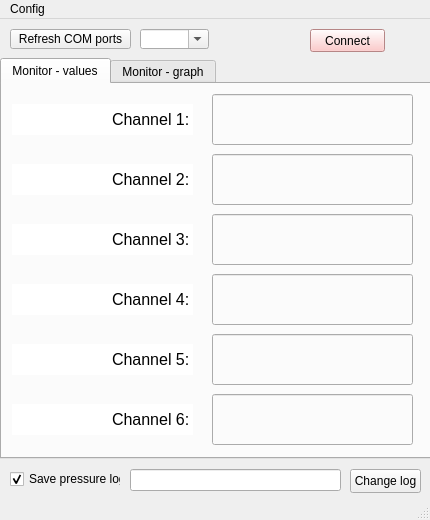
<?xml version="1.0" encoding="UTF-8"?>
<ui version="4.0">
 <class>MainWindow</class>
 <widget class="QMainWindow" name="MainWindow">
  <property name="enabled">
   <bool>true</bool>
  </property>
  <property name="geometry">
   <rect>
    <x>0</x>
    <y>0</y>
    <width>430</width>
    <height>520</height>
   </rect>
  </property>
  <property name="sizePolicy">
   <sizepolicy hsizetype="Preferred" vsizetype="Preferred">
    <horstretch>0</horstretch>
    <verstretch>0</verstretch>
   </sizepolicy>
  </property>
  <property name="font">
   <font>
    <pointsize>9</pointsize>
   </font>
  </property>
  <property name="windowTitle">
   <string>MaxiGauge Viewer</string>
  </property>
  <widget class="QWidget" name="centralwidget">
   <widget class="QTabWidget" name="tabWidget">
    <property name="enabled">
     <bool>true</bool>
    </property>
    <property name="geometry">
     <rect>
      <x>0</x>
      <y>39</y>
      <width>431</width>
      <height>401</height>
     </rect>
    </property>
    <property name="currentIndex">
     <number>0</number>
    </property>
    <property name="tabBarAutoHide">
     <bool>false</bool>
    </property>
    <widget class="QWidget" name="monitorValue">
     <attribute name="title">
      <string>Monitor - values</string>
     </attribute>
     <widget class="QLineEdit" name="pressureDisplayCh3">
      <property name="enabled">
       <bool>true</bool>
      </property>
      <property name="geometry">
       <rect>
        <x>210</x>
        <y>130</y>
        <width>201</width>
        <height>51</height>
       </rect>
      </property>
      <property name="palette">
       <palette>
        <active>
         <colorrole role="Base">
          <brush brushstyle="SolidPattern">
           <color alpha="0">
            <red>255</red>
            <green>255</green>
            <blue>255</blue>
           </color>
          </brush>
         </colorrole>
        </active>
        <inactive>
         <colorrole role="Base">
          <brush brushstyle="SolidPattern">
           <color alpha="0">
            <red>255</red>
            <green>255</green>
            <blue>255</blue>
           </color>
          </brush>
         </colorrole>
        </inactive>
        <disabled>
         <colorrole role="Base">
          <brush brushstyle="SolidPattern">
           <color alpha="255">
            <red>240</red>
            <green>240</green>
            <blue>240</blue>
           </color>
          </brush>
         </colorrole>
        </disabled>
       </palette>
      </property>
      <property name="font">
       <font>
        <pointsize>20</pointsize>
       </font>
      </property>
      <property name="autoFillBackground">
       <bool>false</bool>
      </property>
      <property name="inputMask">
       <string/>
      </property>
      <property name="text">
       <string/>
      </property>
      <property name="alignment">
       <set>Qt::AlignCenter</set>
      </property>
      <property name="readOnly">
       <bool>true</bool>
      </property>
     </widget>
     <widget class="QLineEdit" name="pressureDisplayCh4">
      <property name="enabled">
       <bool>true</bool>
      </property>
      <property name="geometry">
       <rect>
        <x>210</x>
        <y>190</y>
        <width>201</width>
        <height>51</height>
       </rect>
      </property>
      <property name="palette">
       <palette>
        <active>
         <colorrole role="Base">
          <brush brushstyle="SolidPattern">
           <color alpha="0">
            <red>255</red>
            <green>255</green>
            <blue>255</blue>
           </color>
          </brush>
         </colorrole>
        </active>
        <inactive>
         <colorrole role="Base">
          <brush brushstyle="SolidPattern">
           <color alpha="0">
            <red>255</red>
            <green>255</green>
            <blue>255</blue>
           </color>
          </brush>
         </colorrole>
        </inactive>
        <disabled>
         <colorrole role="Base">
          <brush brushstyle="SolidPattern">
           <color alpha="255">
            <red>240</red>
            <green>240</green>
            <blue>240</blue>
           </color>
          </brush>
         </colorrole>
        </disabled>
       </palette>
      </property>
      <property name="font">
       <font>
        <pointsize>20</pointsize>
       </font>
      </property>
      <property name="autoFillBackground">
       <bool>false</bool>
      </property>
      <property name="inputMask">
       <string/>
      </property>
      <property name="text">
       <string/>
      </property>
      <property name="alignment">
       <set>Qt::AlignCenter</set>
      </property>
      <property name="readOnly">
       <bool>true</bool>
      </property>
     </widget>
     <widget class="QLineEdit" name="pressureDisplayCh5">
      <property name="enabled">
       <bool>true</bool>
      </property>
      <property name="geometry">
       <rect>
        <x>210</x>
        <y>250</y>
        <width>201</width>
        <height>51</height>
       </rect>
      </property>
      <property name="palette">
       <palette>
        <active>
         <colorrole role="Base">
          <brush brushstyle="SolidPattern">
           <color alpha="0">
            <red>255</red>
            <green>255</green>
            <blue>255</blue>
           </color>
          </brush>
         </colorrole>
        </active>
        <inactive>
         <colorrole role="Base">
          <brush brushstyle="SolidPattern">
           <color alpha="0">
            <red>255</red>
            <green>255</green>
            <blue>255</blue>
           </color>
          </brush>
         </colorrole>
        </inactive>
        <disabled>
         <colorrole role="Base">
          <brush brushstyle="SolidPattern">
           <color alpha="255">
            <red>240</red>
            <green>240</green>
            <blue>240</blue>
           </color>
          </brush>
         </colorrole>
        </disabled>
       </palette>
      </property>
      <property name="font">
       <font>
        <pointsize>20</pointsize>
       </font>
      </property>
      <property name="autoFillBackground">
       <bool>false</bool>
      </property>
      <property name="inputMask">
       <string/>
      </property>
      <property name="text">
       <string/>
      </property>
      <property name="alignment">
       <set>Qt::AlignCenter</set>
      </property>
      <property name="readOnly">
       <bool>true</bool>
      </property>
     </widget>
     <widget class="QLineEdit" name="pressureDisplayCh6">
      <property name="enabled">
       <bool>true</bool>
      </property>
      <property name="geometry">
       <rect>
        <x>210</x>
        <y>310</y>
        <width>201</width>
        <height>51</height>
       </rect>
      </property>
      <property name="palette">
       <palette>
        <active>
         <colorrole role="Base">
          <brush brushstyle="SolidPattern">
           <color alpha="0">
            <red>255</red>
            <green>255</green>
            <blue>255</blue>
           </color>
          </brush>
         </colorrole>
        </active>
        <inactive>
         <colorrole role="Base">
          <brush brushstyle="SolidPattern">
           <color alpha="0">
            <red>255</red>
            <green>255</green>
            <blue>255</blue>
           </color>
          </brush>
         </colorrole>
        </inactive>
        <disabled>
         <colorrole role="Base">
          <brush brushstyle="SolidPattern">
           <color alpha="255">
            <red>240</red>
            <green>240</green>
            <blue>240</blue>
           </color>
          </brush>
         </colorrole>
        </disabled>
       </palette>
      </property>
      <property name="font">
       <font>
        <pointsize>20</pointsize>
       </font>
      </property>
      <property name="autoFillBackground">
       <bool>false</bool>
      </property>
      <property name="inputMask">
       <string/>
      </property>
      <property name="text">
       <string/>
      </property>
      <property name="alignment">
       <set>Qt::AlignCenter</set>
      </property>
      <property name="readOnly">
       <bool>true</bool>
      </property>
     </widget>
     <widget class="QLineEdit" name="pressureDisplayCh2">
      <property name="enabled">
       <bool>true</bool>
      </property>
      <property name="geometry">
       <rect>
        <x>210</x>
        <y>70</y>
        <width>201</width>
        <height>51</height>
       </rect>
      </property>
      <property name="palette">
       <palette>
        <active>
         <colorrole role="Base">
          <brush brushstyle="SolidPattern">
           <color alpha="0">
            <red>255</red>
            <green>255</green>
            <blue>255</blue>
           </color>
          </brush>
         </colorrole>
        </active>
        <inactive>
         <colorrole role="Base">
          <brush brushstyle="SolidPattern">
           <color alpha="0">
            <red>255</red>
            <green>255</green>
            <blue>255</blue>
           </color>
          </brush>
         </colorrole>
        </inactive>
        <disabled>
         <colorrole role="Base">
          <brush brushstyle="SolidPattern">
           <color alpha="255">
            <red>240</red>
            <green>240</green>
            <blue>240</blue>
           </color>
          </brush>
         </colorrole>
        </disabled>
       </palette>
      </property>
      <property name="font">
       <font>
        <pointsize>20</pointsize>
       </font>
      </property>
      <property name="autoFillBackground">
       <bool>false</bool>
      </property>
      <property name="inputMask">
       <string/>
      </property>
      <property name="text">
       <string/>
      </property>
      <property name="alignment">
       <set>Qt::AlignCenter</set>
      </property>
      <property name="readOnly">
       <bool>true</bool>
      </property>
     </widget>
     <widget class="QLineEdit" name="pressureDisplayCh1">
      <property name="enabled">
       <bool>true</bool>
      </property>
      <property name="geometry">
       <rect>
        <x>210</x>
        <y>10</y>
        <width>201</width>
        <height>51</height>
       </rect>
      </property>
      <property name="palette">
       <palette>
        <active>
         <colorrole role="Base">
          <brush brushstyle="SolidPattern">
           <color alpha="0">
            <red>255</red>
            <green>255</green>
            <blue>255</blue>
           </color>
          </brush>
         </colorrole>
        </active>
        <inactive>
         <colorrole role="Base">
          <brush brushstyle="SolidPattern">
           <color alpha="0">
            <red>255</red>
            <green>255</green>
            <blue>255</blue>
           </color>
          </brush>
         </colorrole>
        </inactive>
        <disabled>
         <colorrole role="Base">
          <brush brushstyle="SolidPattern">
           <color alpha="255">
            <red>240</red>
            <green>240</green>
            <blue>240</blue>
           </color>
          </brush>
         </colorrole>
        </disabled>
       </palette>
      </property>
      <property name="font">
       <font>
        <pointsize>20</pointsize>
       </font>
      </property>
      <property name="autoFillBackground">
       <bool>false</bool>
      </property>
      <property name="inputMask">
       <string/>
      </property>
      <property name="text">
       <string/>
      </property>
      <property name="alignment">
       <set>Qt::AlignCenter</set>
      </property>
      <property name="readOnly">
       <bool>true</bool>
      </property>
     </widget>
     <widget class="QLineEdit" name="pLabelCh1">
      <property name="geometry">
       <rect>
        <x>10</x>
        <y>20</y>
        <width>181</width>
        <height>31</height>
       </rect>
      </property>
      <property name="font">
       <font>
        <pointsize>12</pointsize>
        <underline>false</underline>
       </font>
      </property>
      <property name="autoFillBackground">
       <bool>false</bool>
      </property>
      <property name="text">
       <string>Channel 1:</string>
      </property>
      <property name="maxLength">
       <number>50</number>
      </property>
      <property name="frame">
       <bool>false</bool>
      </property>
      <property name="alignment">
       <set>Qt::AlignRight|Qt::AlignTrailing|Qt::AlignVCenter</set>
      </property>
     </widget>
     <widget class="QLineEdit" name="pLabelCh2">
      <property name="geometry">
       <rect>
        <x>10</x>
        <y>80</y>
        <width>181</width>
        <height>31</height>
       </rect>
      </property>
      <property name="font">
       <font>
        <pointsize>12</pointsize>
       </font>
      </property>
      <property name="text">
       <string>Channel 2:</string>
      </property>
      <property name="maxLength">
       <number>50</number>
      </property>
      <property name="frame">
       <bool>false</bool>
      </property>
      <property name="alignment">
       <set>Qt::AlignRight|Qt::AlignTrailing|Qt::AlignVCenter</set>
      </property>
     </widget>
     <widget class="QLineEdit" name="pLabelCh3">
      <property name="geometry">
       <rect>
        <x>10</x>
        <y>140</y>
        <width>181</width>
        <height>31</height>
       </rect>
      </property>
      <property name="font">
       <font>
        <pointsize>12</pointsize>
       </font>
      </property>
      <property name="text">
       <string>Channel 3:</string>
      </property>
      <property name="maxLength">
       <number>50</number>
      </property>
      <property name="frame">
       <bool>false</bool>
      </property>
      <property name="alignment">
       <set>Qt::AlignRight|Qt::AlignTrailing|Qt::AlignVCenter</set>
      </property>
     </widget>
     <widget class="QLineEdit" name="pLabelCh4">
      <property name="geometry">
       <rect>
        <x>10</x>
        <y>200</y>
        <width>181</width>
        <height>31</height>
       </rect>
      </property>
      <property name="font">
       <font>
        <pointsize>12</pointsize>
       </font>
      </property>
      <property name="text">
       <string>Channel 4:</string>
      </property>
      <property name="maxLength">
       <number>50</number>
      </property>
      <property name="frame">
       <bool>false</bool>
      </property>
      <property name="alignment">
       <set>Qt::AlignRight|Qt::AlignTrailing|Qt::AlignVCenter</set>
      </property>
     </widget>
     <widget class="QLineEdit" name="pLabelCh5">
      <property name="geometry">
       <rect>
        <x>10</x>
        <y>260</y>
        <width>181</width>
        <height>31</height>
       </rect>
      </property>
      <property name="font">
       <font>
        <pointsize>12</pointsize>
       </font>
      </property>
      <property name="text">
       <string>Channel 5:</string>
      </property>
      <property name="maxLength">
       <number>50</number>
      </property>
      <property name="frame">
       <bool>false</bool>
      </property>
      <property name="alignment">
       <set>Qt::AlignRight|Qt::AlignTrailing|Qt::AlignVCenter</set>
      </property>
     </widget>
     <widget class="QLineEdit" name="pLabelCh6">
      <property name="geometry">
       <rect>
        <x>10</x>
        <y>320</y>
        <width>181</width>
        <height>31</height>
       </rect>
      </property>
      <property name="font">
       <font>
        <pointsize>12</pointsize>
       </font>
      </property>
      <property name="text">
       <string>Channel 6:</string>
      </property>
      <property name="maxLength">
       <number>50</number>
      </property>
      <property name="frame">
       <bool>false</bool>
      </property>
      <property name="alignment">
       <set>Qt::AlignRight|Qt::AlignTrailing|Qt::AlignVCenter</set>
      </property>
     </widget>
    </widget>
    <widget class="QWidget" name="monitorGraph">
     <attribute name="title">
      <string>Monitor - graph</string>
     </attribute>
     <widget class="PlotWidget" name="pressureGraphWidget" native="true">
      <property name="geometry">
       <rect>
        <x>0</x>
        <y>0</y>
        <width>421</width>
        <height>331</height>
       </rect>
      </property>
     </widget>
     <widget class="QCheckBox" name="logScaleCheck">
      <property name="geometry">
       <rect>
        <x>10</x>
        <y>340</y>
        <width>75</width>
        <height>21</height>
       </rect>
      </property>
      <property name="text">
       <string>Log scale</string>
      </property>
      <property name="checked">
       <bool>true</bool>
      </property>
     </widget>
     <widget class="QWidget" name="">
      <property name="geometry">
       <rect>
        <x>110</x>
        <y>340</y>
        <width>121</width>
        <height>24</height>
       </rect>
      </property>
      <layout class="QHBoxLayout" name="horizontalLayout">
       <item>
        <widget class="QLabel" name="label_2">
         <property name="text">
          <string>Tick font size</string>
         </property>
        </widget>
       </item>
       <item>
        <widget class="QSpinBox" name="spinBox"/>
       </item>
      </layout>
     </widget>
     <widget class="QWidget" name="">
      <property name="geometry">
       <rect>
        <x>250</x>
        <y>340</y>
        <width>161</width>
        <height>24</height>
       </rect>
      </property>
      <layout class="QHBoxLayout" name="horizontalLayout_2">
       <item>
        <widget class="QLabel" name="label_3">
         <property name="text">
          <string>Plot line thickness</string>
         </property>
        </widget>
       </item>
       <item>
        <widget class="QDoubleSpinBox" name="doubleSpinBox"/>
       </item>
      </layout>
     </widget>
    </widget>
   </widget>
   <widget class="QPushButton" name="comRefreshButton">
    <property name="geometry">
     <rect>
      <x>10</x>
      <y>10</y>
      <width>121</width>
      <height>20</height>
     </rect>
    </property>
    <property name="text">
     <string>Refresh COM ports</string>
    </property>
   </widget>
   <widget class="QPushButton" name="pressureConnectButton">
    <property name="geometry">
     <rect>
      <x>310</x>
      <y>10</y>
      <width>75</width>
      <height>23</height>
     </rect>
    </property>
    <property name="autoFillBackground">
     <bool>false</bool>
    </property>
    <property name="styleSheet">
     <string notr="true">background-color: rgb(255, 188, 188);</string>
    </property>
    <property name="text">
     <string>Connect</string>
    </property>
   </widget>
   <widget class="QComboBox" name="pressureComPort">
    <property name="geometry">
     <rect>
      <x>140</x>
      <y>10</y>
      <width>69</width>
      <height>20</height>
     </rect>
    </property>
    <property name="editable">
     <bool>true</bool>
    </property>
    <property name="currentText">
     <string/>
    </property>
   </widget>
   <widget class="QCheckBox" name="saveLogCheck">
    <property name="geometry">
     <rect>
      <x>10</x>
      <y>450</y>
      <width>111</width>
      <height>20</height>
     </rect>
    </property>
    <property name="text">
     <string>Save pressure log</string>
    </property>
    <property name="checked">
     <bool>true</bool>
    </property>
   </widget>
   <widget class="QLineEdit" name="logFileName">
    <property name="geometry">
     <rect>
      <x>130</x>
      <y>450</y>
      <width>211</width>
      <height>22</height>
     </rect>
    </property>
    <property name="alignment">
     <set>Qt::AlignRight|Qt::AlignTrailing|Qt::AlignVCenter</set>
    </property>
    <property name="readOnly">
     <bool>true</bool>
    </property>
   </widget>
   <widget class="QPushButton" name="changeLogButton">
    <property name="geometry">
     <rect>
      <x>350</x>
      <y>450</y>
      <width>71</width>
      <height>24</height>
     </rect>
    </property>
    <property name="text">
     <string>Change log</string>
    </property>
   </widget>
  </widget>
  <widget class="QMenuBar" name="menubar">
   <property name="geometry">
    <rect>
     <x>0</x>
     <y>0</y>
     <width>430</width>
     <height>22</height>
    </rect>
   </property>
   <widget class="QMenu" name="menuConfig">
    <property name="title">
     <string>Config</string>
    </property>
    <widget class="QMenu" name="menuSet_time_period">
     <property name="title">
      <string>Set time period</string>
     </property>
     <addaction name="actionPressureReadPeriod"/>
     <addaction name="actionLogWritePeriod"/>
    </widget>
    <addaction name="menuSet_time_period"/>
    <addaction name="actionSetAutorangeWindow"/>
    <addaction name="separator"/>
    <addaction name="actionSaveConfig"/>
    <addaction name="actionRestoreDefaults"/>
   </widget>
   <addaction name="menuConfig"/>
  </widget>
  <widget class="QStatusBar" name="statusbar"/>
  <action name="actionChangeLogDir">
   <property name="text">
    <string>Change log directory</string>
   </property>
  </action>
  <action name="actionSaveConfig">
   <property name="text">
    <string>Save configuration</string>
   </property>
  </action>
  <action name="actionPressureReadPeriod">
   <property name="text">
    <string>Pressure read</string>
   </property>
  </action>
  <action name="actionLogWritePeriod">
   <property name="text">
    <string>Log write</string>
   </property>
  </action>
  <action name="actionRestoreDefaults">
   <property name="text">
    <string>Restore default state</string>
   </property>
  </action>
  <action name="actionSetAutorangeWindow">
   <property name="text">
    <string>Set autorange window</string>
   </property>
  </action>
 </widget>
 <customwidgets>
  <customwidget>
   <class>PlotWidget</class>
   <extends>QWidget</extends>
   <header>pyqtgraph</header>
   <container>1</container>
  </customwidget>
 </customwidgets>
 <resources/>
 <connections/>
</ui>
